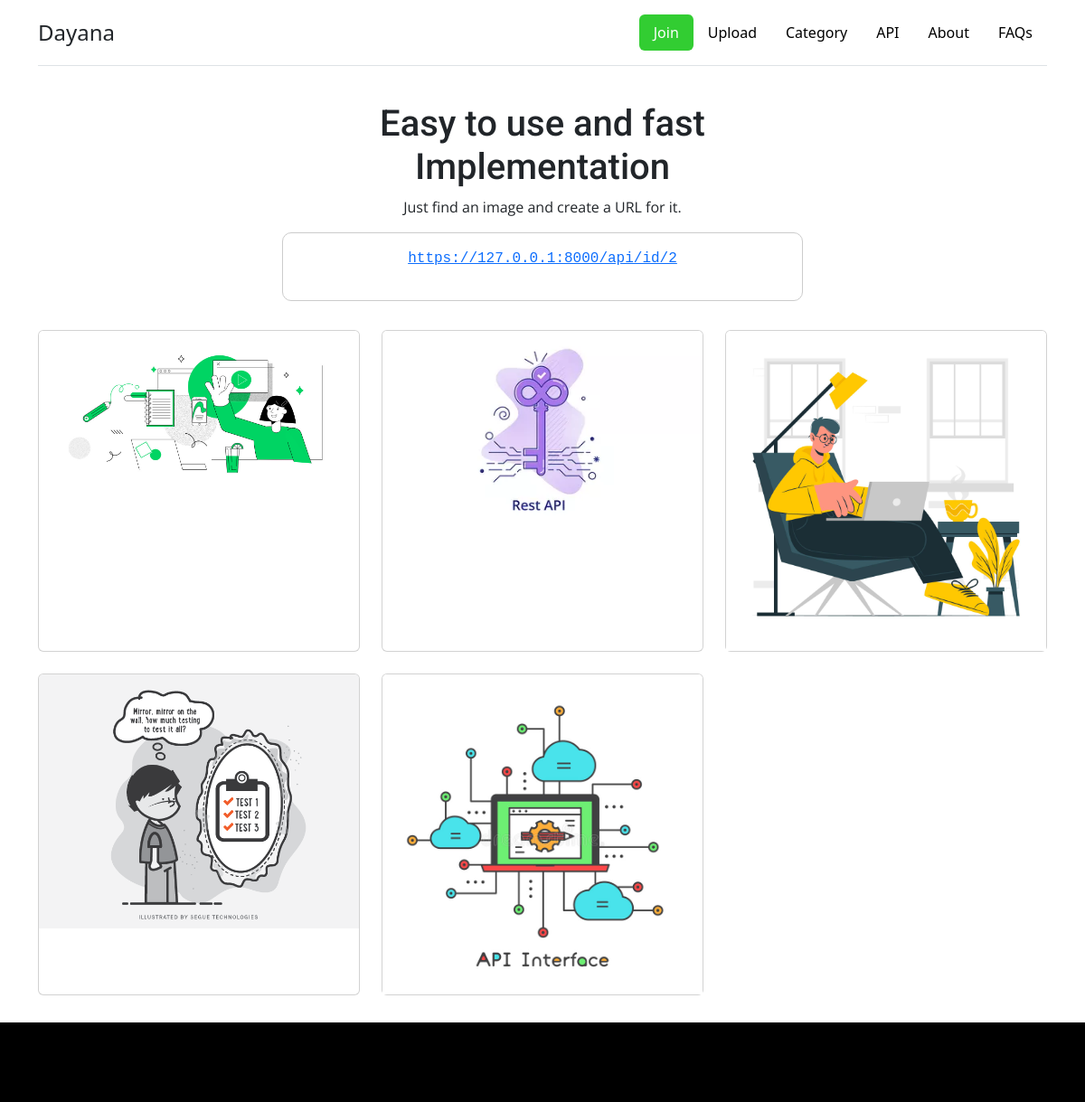
The app's page /images/, older data.
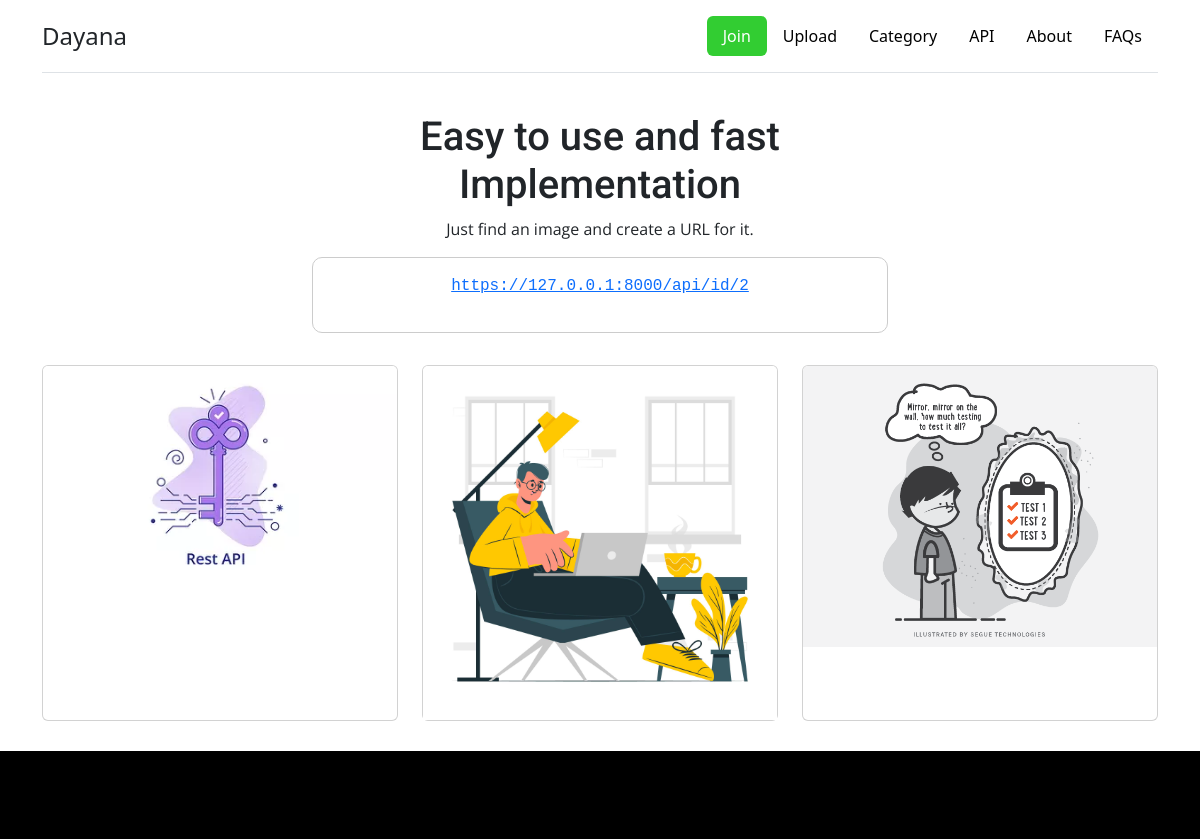
The same page, newer data.
### images/models.py (models this page shows)
class Images(models.Model):
    options = (
        ('active', 'Active'),
        ('deactivated','Deactivated')
    )
    category = models.ForeignKey(Category, on_delete=models.PROTECT, default=1)
    title = models.CharField(max_length=250)
    alt = models.TextField(null=True)
    image = models.ImageField(
        upload_to=user_directory_path, default='posts/default.jpg')
    slug =models.SlugField(max_length=250, unique_for_date='created')
    created = models.DateTimeField(default=timezone.now)
    author = models.ForeignKey(User, on_delete=models.PROTECT,related_name='author')
    status = models.CharField(max_length=11,choices=options,default = 'active')

### images/views.py (the view)
# urls.py: path('images/',ImagesListView.as_view(),name='images'),
class ImagesListView(ListView):
    model = Images
    template_name = 'images/all_image.html'

### templates/images/all_image.html (shortened to what this page needs)
{% extends "../base/base.html" %} {% block title %} Welcome to APi service  {% endblock%}
 {% block content %}
<section class="jumbotron text-center py-3">
  <div class="container" style="max-width: 600px">
    <h1 class="txt-robo h1">Easy to use and fast Implementation </h1>
    <p>
      Just find an image and create a URL for it.
    </p>
    <pre
      class="bg-white pt-3"
    ><code><a href="http://127.0.0.1:8000/api/id/2">https://127.0.0.1:8000/api/id/2</a></code>
            </pre>
  </div>
</section>
<div class="container" style="margin-bottom: 30px">
  <div class="row row-cols-1 row-cols-md-3 g-4">
    {% for post in object_list %}
    <div class="col">
      <div class="card h-100">
        <img src="{{post.image.url}}" class="card-img-top" alt="Image 1" />
      </div>
    </div>
    {% endfor %}
  </div>
</div>
{% include "base/footer.html" %}
{%endblock %}

### templates/base/base.html (shortened to what this page needs)
<!doctype html>
<html lang="en">
  <head>
    <link href="https://cdn.jsdelivr.net/npm/bootstrap@5.3.0-alpha1/dist/css/bootstrap.min.css" rel="stylesheet">
    <link rel="stylesheet" href="https://cdnjs.cloudflare.com/ajax/libs/font-awesome/5.15.3/css/all.min.css" />
</head>
  <body>
      <main>
        <div class="container">
          <header class="d-flex flex-wrap justify-content-center py-3 mb-4 border-bottom">
            <a href="/" class="d-flex align-items-center mb-3 mb-md-0 me-md-auto text-dark text-decoration-none">
              <span class="fs-4" >Dayana</span>
            </a>
            <ul class="nav nav-pills">
              <li class="nav-item"><a href="#" class="nav-link active" aria-current="page" style="color:white;background:#32cd32">Join</a></li>
              <li class="nav-item"><a href="#" class="nav-link" style="color:black">Upload</a></li>
              <li class="nav-item"><a href="#" class="nav-link" style="color:black">Category</a></li>
              <li class="nav-item"><a href="#" class="nav-link" style="color:black">API</a></li>
              <li class="nav-item"><a href="#" class="nav-link" style="color:black">About</a></li>
              <li class="nav-item"><a href="#" class="nav-link" style="color:black">FAQs</a></li>
            </ul>
          </header>
        </div>
  {% block content %}
  {% endblock %}
</body>
</html>

### templates/base/footer.html
<footer class="font-small bg-dark pt-4">
    <div class="container">
        <ul class="py-2">
        </ul>
    <div>
        <div class="py-3">
        </div>
    </footer>

### templates/images/all_image.html (style rules this page uses)
h1 { font-family: "Work Sans", sans-serif; font-weight: 600; }
.txt-robo { font-family: "Roboto", sans-serif; font-weight: 500; }
p { font-family: "Open Sans", sans-serif; }
.bg-dark { background-color: #000000 !important; }
pre { background-color: black; color: #FFFFFF; border: 1px solid #ccc; border-radius: 10px; padding: 10px; font-size:16px; }

Row changes from the older to the newer data that the page shows:
removed Images: image (picture)
removed Images: image (picture)
